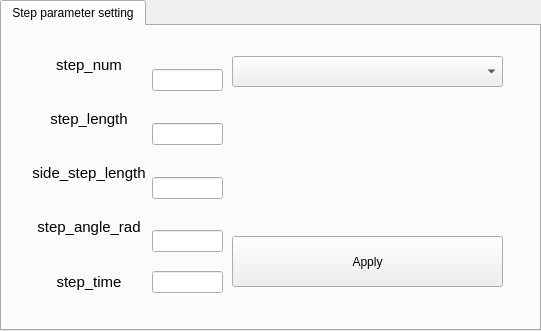
        <widget class="QTabWidget" name="tabWidget_4">
         <property name="geometry">
          <rect>
           <x>1260</x>
           <y>10</y>
           <width>541</width>
           <height>331</height>
          </rect>
         </property>
         <property name="focusPolicy">
          <enum>Qt::TabFocus</enum>
         </property>
         <property name="currentIndex">
          <number>0</number>
         </property>
         <widget class="QWidget" name="tab_12">
          <attribute name="title">
           <string>Step parameter setting</string>
          </attribute>
          <widget class="QPushButton" name="apply_data">
           <property name="geometry">
            <rect>
             <x>230</x>
             <y>210</y>
             <width>271</width>
             <height>51</height>
            </rect>
           </property>
           <property name="text">
            <string>Apply</string>
           </property>
          </widget>
          <widget class="QWidget" name="gridLayoutWidget_2">
           <property name="geometry">
            <rect>
             <x>30</x>
             <y>30</y>
             <width>191</width>
             <height>237</height>
            </rect>
           </property>
           <layout class="QGridLayout" name="gridLayout_2">
            <item row="2" column="0">
             <widget class="QLabel" name="label_129">
              <property name="font">
               <font>
                <family>Ubuntu</family>
                <pointsize>24</pointsize>
                <weight>50</weight>
                <bold>false</bold>
               </font>
              </property>
              <property name="frameShape">
               <enum>QFrame::NoFrame</enum>
              </property>
              <property name="text">
               <string>&lt;!DOCTYPE HTML PUBLIC &quot;-//W3C//DTD HTML 4.0//EN&quot; &quot;http://www.w3.org/TR/REC-html40/strict.dtd&quot;&gt;
&lt;html&gt;&lt;head&gt;&lt;meta name=&quot;qrichtext&quot; content=&quot;1&quot; /&gt;&lt;style type=&quot;text/css&quot;&gt;
p, li { white-space: pre-wrap; }
&lt;/style&gt;&lt;/head&gt;&lt;body style=&quot; font-family:'Ubuntu'; font-size:24pt; font-weight:400; font-style:normal;&quot;&gt;
&lt;p align=&quot;center&quot; style=&quot; margin-top:12px; margin-bottom:12px; margin-left:0px; margin-right:0px; -qt-block-indent:0; text-indent:0px;&quot;&gt;&lt;span style=&quot; font-size:11pt;&quot;&gt;side_step_length&lt;/span&gt;&lt;/p&gt;
&lt;p align=&quot;center&quot; style=&quot;-qt-paragraph-type:empty; margin-top:12px; margin-bottom:12px; margin-left:0px; margin-right:0px; -qt-block-indent:0; text-indent:0px; font-size:11pt; color:#000000;&quot;&gt;&lt;br /&gt;&lt;/p&gt;&lt;/body&gt;&lt;/html&gt;</string>
              </property>
              <property name="textFormat">
               <enum>Qt::AutoText</enum>
              </property>
              <property name="margin">
               <number>0</number>
              </property>
             </widget>
            </item>
            <item row="3" column="1">
             <widget class="QLineEdit" name="edit_step_angle_rad"/>
            </item>
            <item row="3" column="0">
             <widget class="QLabel" name="label_130">
              <property name="font">
               <font>
                <family>Ubuntu</family>
                <pointsize>24</pointsize>
                <weight>50</weight>
                <bold>false</bold>
               </font>
              </property>
              <property name="frameShape">
               <enum>QFrame::NoFrame</enum>
              </property>
              <property name="text">
               <string>&lt;!DOCTYPE HTML PUBLIC &quot;-//W3C//DTD HTML 4.0//EN&quot; &quot;http://www.w3.org/TR/REC-html40/strict.dtd&quot;&gt;
&lt;html&gt;&lt;head&gt;&lt;meta name=&quot;qrichtext&quot; content=&quot;1&quot; /&gt;&lt;style type=&quot;text/css&quot;&gt;
p, li { white-space: pre-wrap; }
&lt;/style&gt;&lt;/head&gt;&lt;body style=&quot; font-family:'Ubuntu'; font-size:24pt; font-weight:400; font-style:normal;&quot;&gt;
&lt;p align=&quot;center&quot; style=&quot; margin-top:12px; margin-bottom:12px; margin-left:0px; margin-right:0px; -qt-block-indent:0; text-indent:0px;&quot;&gt;&lt;span style=&quot; font-size:11pt; color:#000000;&quot;&gt;step_angle_rad&lt;/span&gt;&lt;/p&gt;
&lt;p align=&quot;center&quot; style=&quot;-qt-paragraph-type:empty; margin-top:12px; margin-bottom:12px; margin-left:0px; margin-right:0px; -qt-block-indent:0; text-indent:0px; font-size:11pt; color:#000000;&quot;&gt;&lt;br /&gt;&lt;/p&gt;&lt;/body&gt;&lt;/html&gt;</string>
              </property>
              <property name="textFormat">
               <enum>Qt::AutoText</enum>
              </property>
              <property name="margin">
               <number>0</number>
              </property>
             </widget>
            </item>
            <item row="2" column="1">
             <widget class="QLineEdit" name="edit_side_step_length"/>
            </item>
            <item row="0" column="1">
             <widget class="QLineEdit" name="edit_step_num"/>
            </item>
            <item row="1" column="0">
             <widget class="QLabel" name="label_128">
              <property name="font">
               <font>
                <family>Ubuntu</family>
                <pointsize>24</pointsize>
                <weight>50</weight>
                <bold>false</bold>
               </font>
              </property>
              <property name="frameShape">
               <enum>QFrame::NoFrame</enum>
              </property>
              <property name="text">
               <string>&lt;!DOCTYPE HTML PUBLIC &quot;-//W3C//DTD HTML 4.0//EN&quot; &quot;http://www.w3.org/TR/REC-html40/strict.dtd&quot;&gt;
&lt;html&gt;&lt;head&gt;&lt;meta name=&quot;qrichtext&quot; content=&quot;1&quot; /&gt;&lt;style type=&quot;text/css&quot;&gt;
p, li { white-space: pre-wrap; }
&lt;/style&gt;&lt;/head&gt;&lt;body style=&quot; font-family:'Ubuntu'; font-size:24pt; font-weight:400; font-style:normal;&quot;&gt;
&lt;p align=&quot;center&quot; style=&quot; margin-top:12px; margin-bottom:12px; margin-left:0px; margin-right:0px; -qt-block-indent:0; text-indent:0px;&quot;&gt;&lt;span style=&quot; font-size:11pt; color:#000000;&quot;&gt;step_length&lt;/span&gt;&lt;/p&gt;
&lt;p align=&quot;center&quot; style=&quot;-qt-paragraph-type:empty; margin-top:12px; margin-bottom:12px; margin-left:0px; margin-right:0px; -qt-block-indent:0; text-indent:0px; font-size:11pt; color:#000000;&quot;&gt;&lt;br /&gt;&lt;/p&gt;&lt;/body&gt;&lt;/html&gt;</string>
              </property>
              <property name="textFormat">
               <enum>Qt::AutoText</enum>
              </property>
              <property name="margin">
               <number>0</number>
              </property>
             </widget>
            </item>
            <item row="0" column="0">
             <widget class="QLabel" name="label_127">
              <property name="font">
               <font>
                <family>Ubuntu</family>
                <pointsize>24</pointsize>
                <weight>50</weight>
                <bold>false</bold>
               </font>
              </property>
              <property name="frameShape">
               <enum>QFrame::NoFrame</enum>
              </property>
              <property name="text">
               <string>&lt;!DOCTYPE HTML PUBLIC &quot;-//W3C//DTD HTML 4.0//EN&quot; &quot;http://www.w3.org/TR/REC-html40/strict.dtd&quot;&gt;
&lt;html&gt;&lt;head&gt;&lt;meta name=&quot;qrichtext&quot; content=&quot;1&quot; /&gt;&lt;style type=&quot;text/css&quot;&gt;
p, li { white-space: pre-wrap; }
&lt;/style&gt;&lt;/head&gt;&lt;body style=&quot; font-family:'Ubuntu'; font-size:24pt; font-weight:400; font-style:normal;&quot;&gt;
&lt;p align=&quot;center&quot; style=&quot; margin-top:12px; margin-bottom:12px; margin-left:0px; margin-right:0px; -qt-block-indent:0; text-indent:0px;&quot;&gt;&lt;span style=&quot; font-size:11pt; color:#000000;&quot;&gt;step_num&lt;/span&gt;&lt;/p&gt;
&lt;p align=&quot;center&quot; style=&quot;-qt-paragraph-type:empty; margin-top:12px; margin-bottom:12px; margin-left:0px; margin-right:0px; -qt-block-indent:0; text-indent:0px; font-size:11pt; color:#000000;&quot;&gt;&lt;br /&gt;&lt;/p&gt;&lt;/body&gt;&lt;/html&gt;</string>
              </property>
              <property name="textFormat">
               <enum>Qt::AutoText</enum>
              </property>
              <property name="margin">
               <number>0</number>
              </property>
             </widget>
            </item>
            <item row="1" column="1">
             <widget class="QLineEdit" name="edit_step_length"/>
            </item>
            <item row="4" column="0">
             <widget class="QLabel" name="label_140">
              <property name="font">
               <font>
                <family>Ubuntu</family>
                <pointsize>24</pointsize>
                <weight>50</weight>
                <bold>false</bold>
               </font>
              </property>
              <property name="frameShape">
               <enum>QFrame::NoFrame</enum>
              </property>
              <property name="text">
               <string>&lt;!DOCTYPE HTML PUBLIC &quot;-//W3C//DTD HTML 4.0//EN&quot; &quot;http://www.w3.org/TR/REC-html40/strict.dtd&quot;&gt;
&lt;html&gt;&lt;head&gt;&lt;meta name=&quot;qrichtext&quot; content=&quot;1&quot; /&gt;&lt;style type=&quot;text/css&quot;&gt;
p, li { white-space: pre-wrap; }
&lt;/style&gt;&lt;/head&gt;&lt;body style=&quot; font-family:'Ubuntu'; font-size:24pt; font-weight:400; font-style:normal;&quot;&gt;
&lt;p align=&quot;center&quot; style=&quot; margin-top:12px; margin-bottom:12px; margin-left:0px; margin-right:0px; -qt-block-indent:0; text-indent:0px;&quot;&gt;&lt;span style=&quot; font-size:11pt;&quot;&gt;step_time&lt;/span&gt;&lt;/p&gt;&lt;/body&gt;&lt;/html&gt;</string>
              </property>
              <property name="textFormat">
               <enum>Qt::AutoText</enum>
              </property>
              <property name="margin">
               <number>0</number>
              </property>
             </widget>
            </item>
            <item row="4" column="1">
             <widget class="QLineEdit" name="edit_step_time"/>
            </item>
           </layout>
          </widget>
          <widget class="QComboBox" name="setting_comboBox">
           <property name="geometry">
            <rect>
             <x>230</x>
             <y>30</y>
             <width>271</width>
             <height>31</height>
            </rect>
           </property>
           <property name="layoutDirection">
            <enum>Qt::LeftToRight</enum>
           </property>
          </widget>
         </widget>
        </widget>
